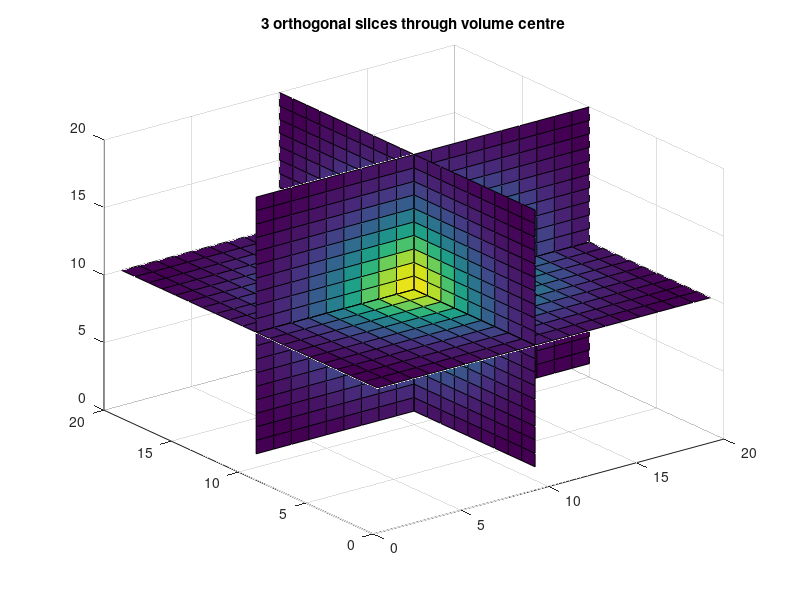
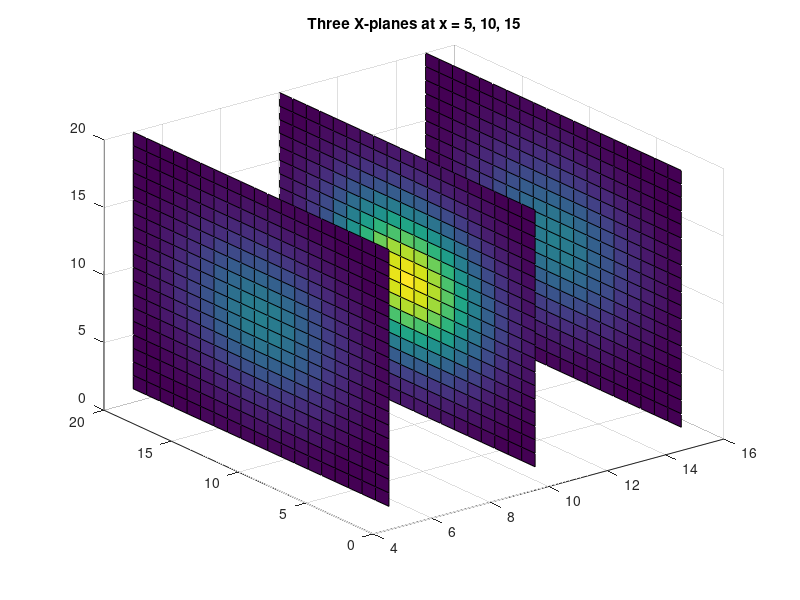

Recreate these plots in MATLAB, in order.
% slice — Axis-Aligned Cross Sections of a 3-D Volume
%
% Reveals a 3-D scalar field by slicing it with planes perpendicular
% to each axis. Each slice gets a per-cell colormap mapping the
% volume's value through an HSL ramp (blue→red across data range).



clear
close all

% A 3-D "tent" centred at the volume midpoint.
M = 20; N = 20; P = 20;
V = zeros(M, N, P);
for k = 1:P
    for j = 1:N
        for i = 1:M
            r2 = (i - M/2)^2 + (j - N/2)^2 + (k - P/2)^2;
            V(i, j, k) = exp(-r2 / 30);
        end
    end
end

% Three orthogonal slices through the centre.
slice(V, [N/2], [M/2], [P/2]);
title('3 orthogonal slices through volume centre');

% Multiple slices along one axis.
figure;
slice(V, [5 10 15], [], []);
title('Three X-planes at x = 5, 10, 15');

fprintf('slice demo: 2 figures (orthogonal + multi-X)\n');
fprintf('Volume extent: %.3f .. %.3f\n', min(V(:)), max(V(:)));
